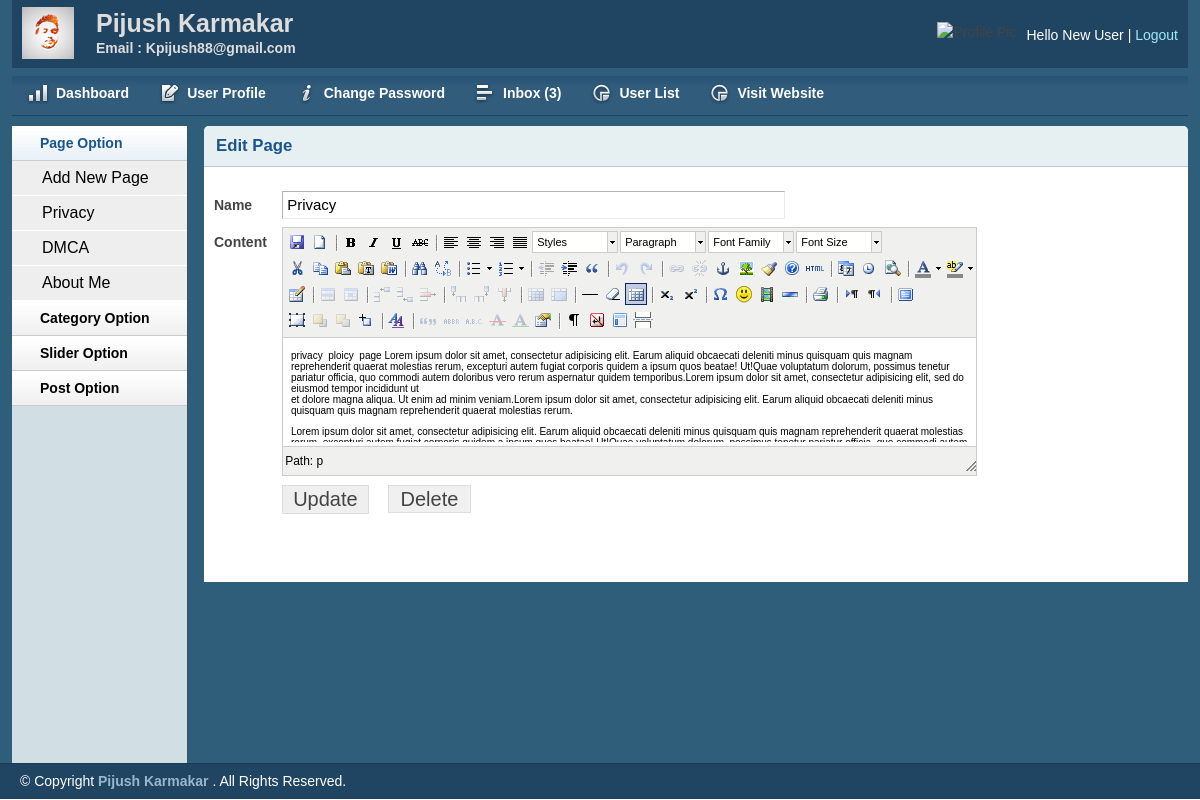
The page /admin/page.php?pageid=2 (signed in) on the database its author committed.
### tables this page shows
CREATE TABLE `tbl_page` (
  `id` int(11) NOT NULL,
  `name` varchar(255) NOT NULL,
  `body` text NOT NULL
);

### lib/session.php (called while the page is built, shortened)
<?php
    class session{
         public static function get($key){
         	if(isset($_SESSION[$key]) ){
         		return $_SESSION[$key];
         	}
         	else{
         		return false;
         	}
         }
    }
 ?>

### lib/Database.php (called while the page is built, shortened)
<?php
Class Database{
	public $host   = DB_HOST;
	public $user   = DB_USER;
	public $pass   = DB_PASS;
	public $dbname = DB_NAME;
	public $link;
	private function connectDB(){
	$this->link = new mysqli($this->host, $this->user, $this->pass, $this->dbname);
 }
	public function select($query){
		$result = $this->link->query($query) or die($this->link->error.__LINE__);
		if($result->num_rows > 0){
			return $result;
		} else {
			return false;
		}
	}
}

### admin/page.php (the view, shortened to what this page needs)
<?php
  include 'inc/header.php';
  include 'inc/sidebar.php';
?>
<?php
  if(!isset($_GET['pageid']) || $_GET['pageid'] == NULL ){
    echo "<script>window.location='index.php';</script>";
  }
  else{
    $id = $_GET['pageid'];
  }
 ?>
<div class="grid_10">
    <div class="box round first grid">
        <h2>Edit Page</h2>
<div class="block">
<?php
           $pagequery = "SELECT * FROM tbl_page WHERE id='$id' ";
           $pagedetails = $db->select($pagequery);
           if($pagedetails){
           while($result = $pagedetails->fetch_assoc() ){
?>
    <form action="" method="post">
        <table class="form">
                <tr>
                    <td>
                        <label>Name</label>
                    </td>
                    <td>
                        <input type="text" name="name" value="<?php echo $result['name']; ?>" class="medium" />
                    </td>
                </tr>
                <tr>
                    <td style="vertical-align: top; padding-top: 9px;">
                        <label>Content</label>
                    </td>
                    <td>
                    </td>
                </tr>
				        <tr>
                    <td></td>
                    <td>
                         <input type="submit" name="submit" Value="Update" />
              <?php if(session::get('usrRole')=='0' || session::get('usrRole')=='1'  ){  ?>
                         <span class="pagedel"><a onclick="return confirm('Are you sure to Delete this page !');" href="delpage.php?delpageid=<?php echo $result['id']; ?>">Delete</a></span>
              <?php } ?>
                    </td>
                </tr>
        </table>
  </form>
  <?php } } ?>
        </div>
    </div>
</div>
<?php
  include 'inc/footer.php';
?>

### admin/inc/sidebar.php (shortened to what this page needs)
        <div class="grid_2">
            <div class="box sidemenu">
                <div class="block" id="section-menu">
                    <ul class="section menu">
                         <li><a class="menuitem">Page Option</a>
                            <ul class="submenu">
<?php if(session::get('usrRole')=='0' || session::get('usrRole')=='1'  ){  ?>
         <li><a href="addpage.php">Add New Page</a></li>
<?php } ?>
    <?php
           $query = "SELECT * FROM tbl_page ";
           $pages = $db->select($query);
           if($pages){
           while($result = $pages->fetch_assoc() ){
     ?>
     <li><a href="page.php?pageid=<?php echo $result['id']; ?>"><?php echo $result['name']; ?></a></li>
     <?php } } ?>
                            </ul>
                        </li>
                        <li><a class="menuitem">Category Option </a>
                        </li>
                        <li><a class="menuitem">Slider Option </a>
                        </li>
                        <li><a class="menuitem">Post Option</a>
                        </li>
                    </ul>
                </div>
            </div>
        </div>

### admin/css/layout.css (style rules this page uses)
body { background: #fff none repeat scroll 0 0; color: #444; font-size: 14px; padding: 0; }
a { color: #000; font-weight:bold; text-decoration: none; }
h1, h2, h3, h4, h5, h6 { line-height:1.2em; margin-bottom:.3em; }
h2 { margin-top:1em; }
.box { background:#fff; margin-bottom:20px; padding:10px 10px 10px 10px; margin-left:-8px; }
.box.grid { padding-bottom:40px; }
.box.round { -moz-border-radius: 5px 5px 0px 0px; -webkit-border-radius: 5px 5px 0px 0px; border-radius: 5px 5px 0px 0px; }
.box h2 { font-size:1.2em; font-weight:bold; color:#1B548D; background:#E6F0F3; margin:-10px -10px 0 -10px; padding:10px 12px; border-bottom:1px solid #B3CBD6; -moz-border-radius: 5px 5px 0px 0px; -webkit-border-radius: 5px 5px 0px 0px; border-radius: 5px 5px 0px 0px; }
.box.first { min-height: 406px; }
.block { padding-top:20px; }
.box.sidemenu { background-color:#D1DEE4; border-right:1px solid #3A5665; padding:0px; margin:0px; cursor:pointer; }
.box.sidemenu .block { padding-top:0px; margin-top:0px; }
ul, ol { padding-top:0; }
ul.menu { list-style:none; border-top:1px solid #bbb; }
ul.menu li { margin:0; }
ul.menu li a { display:block; padding:4px 10px; border-bottom:1px solid #ccc; }
ul.menu ul { list-style:none; margin:0; }
ul.menu ul li a { padding-left:30px; }
ul.section { border-top:0; margin-bottom:0; }
ul.section li a { background:url(../img/sidemenu-repeat.jpg) repeat-x; line-height:26px; padding-left:28px; }
ul.section li li a { background:#ddd; border-bottom:1px solid #eee; }
ul.section ul li { text-transform:none; }
ul.section ul.current li a { background: #eee none repeat scroll 0 0; border-bottom: 1px solid #fff; font-size: 16px; font-weight: normal; }
ul.section li a.current { color:#1B548D; background:url(../img/sidemenu-repeat-hover.jpg) repeat-x; }
table.form { width:100%; }
table.form td { padding:4px 0px; }
table.form label { font-weight:bold; }
table.form input, table.form select { font-size: 15px; padding: 4px 4px 5px 4px; border-top: 1px solid #b3b3b3; border-left: 1px solid #b3b3b3; border-right: 1px solid #eaeaea; border-bottom: 1px solid #eaeaea; }
table.form input[type="submit"] { border: 1px solid #ddd; color: #444; cursor: pointer; font-size: 20px; padding: 2px 10px; }
input.medium { width: 55%; }
.block { padding-bottom:1px; }

### admin/js/tiny-mce/themes/advanced/skins/default/content.css (style rules this page uses)
body, td, pre { color:#000; font-family:Verdana, Arial, Helvetica, sans-serif; font-size:10px; margin:8px; }
body { background:#FFF; }
h2 { font-size: 1.5em }
table, img, hr, .mceItemAnchor { cursor:default }
table td, table th { cursor:text }

### admin/page.php (style rules this page uses)
.pagedel { margin-left: 15px; }
.pagedel a { background: #f0f0f0 none repeat scroll 0 0; border: 1px solid #ddd; color: #444; cursor: pointer; font-size: 20px; font-weight: normal; padding: 2px 12px; }

### rows shown on the page
tbl_page: name "Privacy"
tbl_page: name "DMCA"
tbl_page: name "About Me"

### other values the page prints
session::get('username') "New User"
$count "3"
